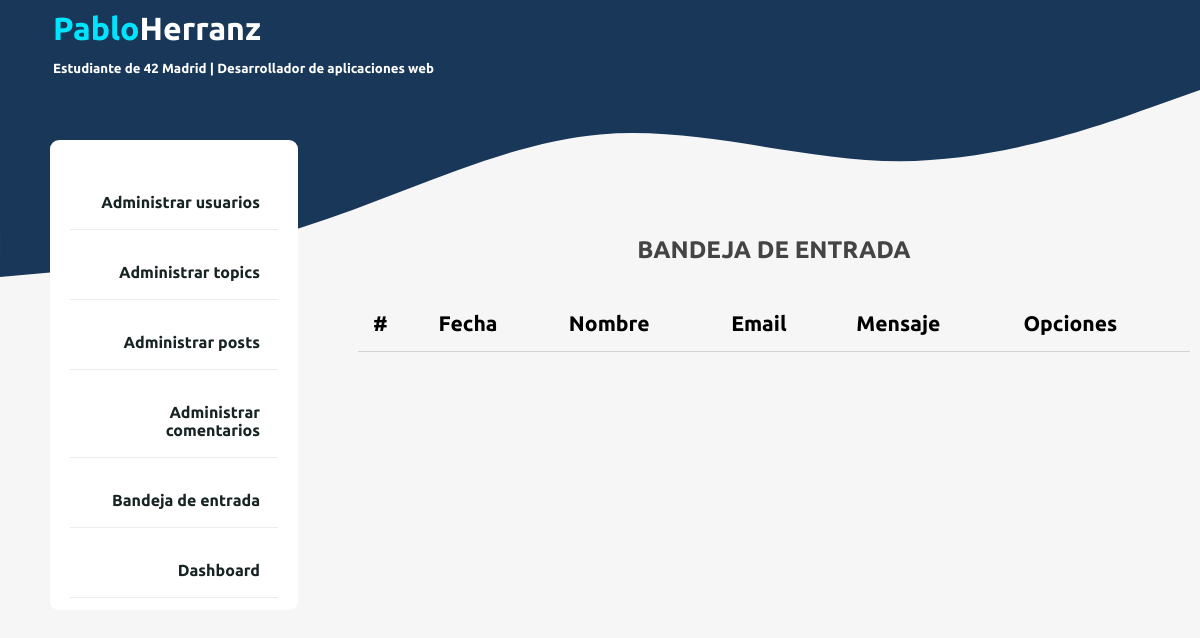
Page /admin/contact/index.php on the earlier database version.
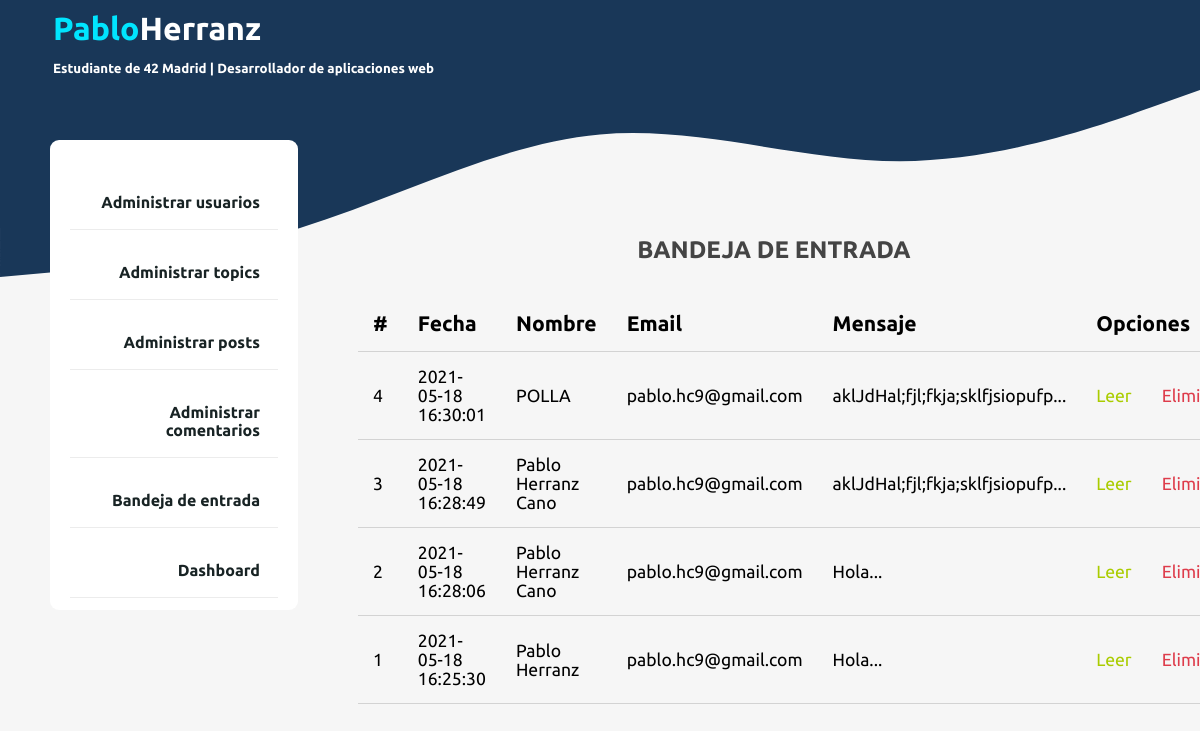
Same page on the later database version.
### tables this page shows
CREATE TABLE `contact` (
  `id` int NOT NULL,
  `name` varchar(255) NOT NULL,
  `email` varchar(255) NOT NULL,
  `message` text NOT NULL,
  `created_at` timestamp NOT NULL
);

### app/controllers/contact.php (called while the page is built, shortened)
<?php
require_once ROOT_PATH . "/app/database/db.php";
$table = 'contact';
?>

### app/database/db.php (called while the page is built, shortened)
<?php
require("connection.php");
function selectAll($table, $conditions = [])
{
	global $connection;
	$sql = "SELECT * FROM $table";
	if (empty($conditions)) {
		$stmt = $connection->prepare($sql);
		$stmt->execute();
		$records = $stmt->get_result()->fetch_all(MYSQLI_ASSOC);
		return ($records);
	}
	$stmt = executeQuery($sql, $conditions);
	$records = $stmt->get_result()->fetch_all(MYSQLI_ASSOC);
	return ($records);
}

### admin/contact/index.php (the view, shortened to what this page needs)
<?php
include ROOT_PATH . "/app/controllers/contact.php";
$records = selectAll($table);
$records = array_reverse($records);
$i = count($records) + 1;
?>
<!DOCTYPE html>
<html lang="en">
<head>
	<link rel="stylesheet" href="/assets/css/style.css">
	<link rel="stylesheet" href="/assets/css/admin.css">
</head>
<body>
	<?php include ROOT_PATH . "/app/includes/adminHeader.php" ?>
	<div class="admin-wrapper">
		<?php include ROOT_PATH . "/app/includes/adminSidebar.php" ?>
		<div class="admin-content">
            <div class="content">
                <h2 class="page-title">BANDEJA DE ENTRADA</h2>
                <table>
                    <thead>
                        <th>#</th>
                        <th>Fecha</th>
                        <th>Nombre</th>
                        <th>Email</th>
                        <th>Mensaje</th>
						<th colspan='2' class="actions">Opciones</th>
                    </thead>
                    <tbody>
						<?php foreach ($records as $email):?>
							<tr>
								<td><?php echo $i = $i - 1; ?></td>
								<td><?php echo $email['created_at']?></td>
								<td><?php echo $email['name']?></td>
								<td><?php echo $email['email']?></td>
								<td> <?php echo substr($email['message'], 0, 30) . '...';?></td>
								<td><a href="singleemail.php?read_id=<?php echo $email['id']; ?>" class="read">Leer</a></td>
								<td><a href="index.php?delete_id=<?php echo $email['id']; ?>" class="delete">Eliminar</a></td>
							</tr>
						<?php endforeach; ?>
                    </tbody>
                </table>
            </div>
        </div>
	</div>
</body>
</html>

Differences in the rows shown:
added contact: created_at "2021-05-18 16:30:01", name "POLLA", email "pablo.hc9@gmail.com", message "aklJdHal;fjl;fkja;sklfjsiopufp"
added contact: i "3", created_at "2021-05-18 16:28:49", name "Pablo Herranz Cano", email "pablo.hc9@gmail.com", message "aklJdHal;fjl;fkja;sklfjsiopufp"
added contact: i "2", created_at "2021-05-18 16:28:06", name "Pablo Herranz Cano", email "pablo.hc9@gmail.com", message "Hola"
added contact: i "1", created_at "2021-05-18 16:25:30", name "Pablo Herranz", email "pablo.hc9@gmail.com", message "Hola"
